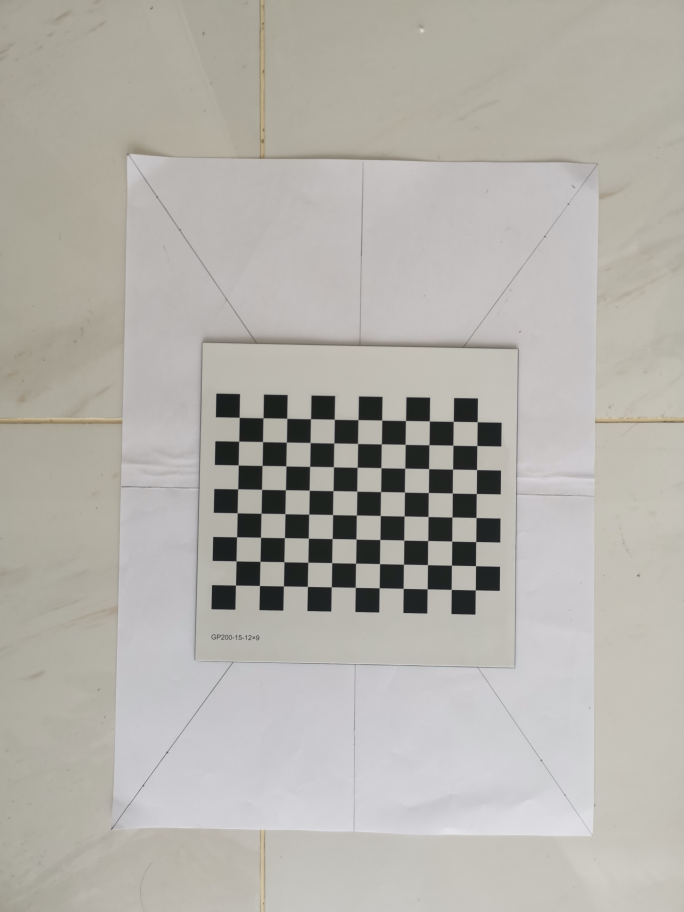
#> input picture photos/new_image/calibration/5971661143988_.pic_hd.jpg, 2736 x 3648 px (shown at 1/4 size); its folder holds 4 pictures in this run
$ python perspective_transform.py
#> lines starting #> are read from the running program, lines starting #| are printed output that depends on the picture
# 本文件进行相机标定，去除畸变和透视变换
# 支持批量读取识别用照片
# 请创建相应的文件夹，并修改下方的文件路径SOURCE_CALIBRATION，SOURCE和RESULT

import glob
import numpy as np
import cv2

# 标定用照片的文件路径：
SOURCE_CALIBRATION = r'E:\project_vis\code\optimize_recog\source\new_image\calibration\*.jpg'
# 测量用照片的文件路径：
SOURCE = r'E:\project_vis\code\optimize_recog\source\new_image\bolt\6.jpg'
# 结果文件的保存路径：
RESULT = r'E:\project_vis\code\optimize_recog\result\new_image\perspective\6.jpg'

CRITERIA = (cv2.TERM_CRITERIA_MAX_ITER | cv2.TERM_CRITERIA_EPS, 30, 0.001)
CHESSBOARD_SIZE = (11, 8)

# 相机标定
def perspective_recover(image, criteria, w, h, size=4000, ratio=0.03):
    gray = cv2.cvtColor(image, cv2.COLOR_BGR2GRAY)
    # 识别棋盘格角点
    ret_1, corners = cv2.findChessboardCorners(gray, (11, 8), None)
    corners = cv2.cornerSubPix(gray, corners, (5, 5), (-1, -1), criteria)
    objp2 = np.zeros((11 * 8, 2), np.float32)
    cap = max(h, w)
    k = np.mgrid[-5:6:1, -4:4:1].T.reshape(-1, 2)
    objp2[:, :2] = (k * ratio + 0.5) * cap
    pts1 = np.float32([corners[0][0], corners[10][0], corners[-1][0], corners[-11][0]])
    vec = corners[10][0] - corners[0][0]
    tan = vec[1] / vec[0]
    if tan <= 1 and tan >= -1:
        if vec[0] >= 0:
            pts2 = np.float32([objp2[0], objp2[10], objp2[-1], objp2[-11]])
        else:
            pts2 = np.float32([objp2[-1], objp2[-11], objp2[0], objp2[10]])
    else:
        if vec[1] >= 0:
            pts2 = np.float32([objp2[10], objp2[-1], objp2[-11], objp2[0]])
        else:
            pts2 = np.float32([objp2[-11], objp2[0], objp2[10], objp2[-1]])
    M = cv2.getPerspectiveTransform(pts1, pts2)
    pts = np.float32([[0, 0], [0, h], [w, h], [w, 0]]).reshape(-1, 1, 2)
    pts_ = cv2.perspectiveTransform(pts, M)
    [x_min, y_min] = np.int32(pts_.min(axis=0).ravel()-0.5)
    [x_max, y_max] = np.int32(pts_.max(axis=0).ravel()+0.5)
    diff = [-x_min, -y_min]
    H_diff = np.array([[1, 0, diff[0]], [0, 1, diff[1]], [0, 0, 1]])
    H = H_diff.dot(M)
    dst = cv2.warpPerspective(image, H, (x_max-x_min, y_max-y_min))
    return dst

if __name__ == '__main__':
    # 以灰度格式读取标定用照片
    calibration_img = [cv2.imread(file, 0) for file in glob.glob(SOURCE_CALIBRATION)]
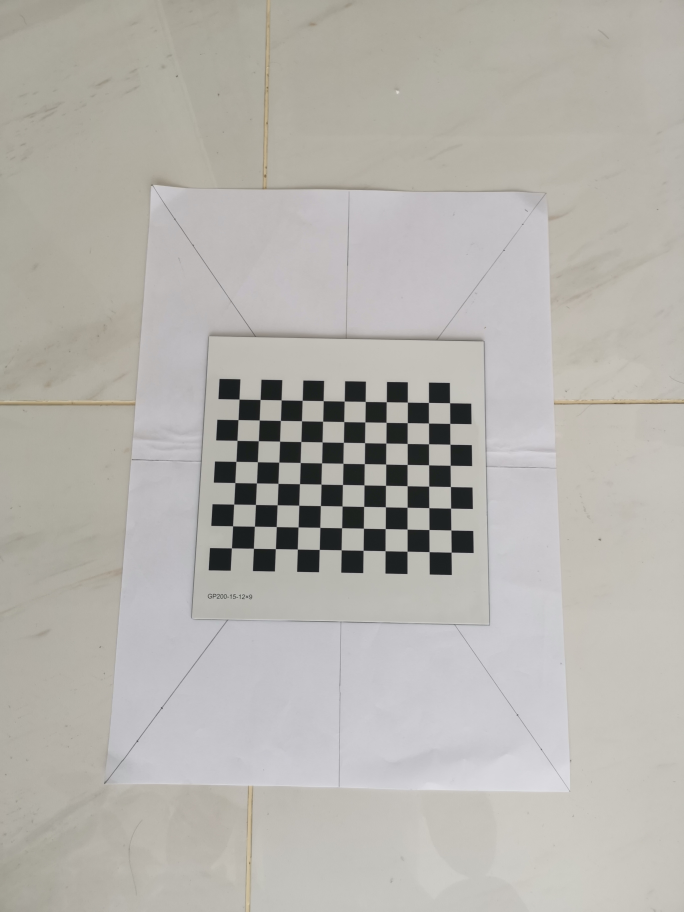
#> input picture photos/new_image/calibration/5981661143989_.pic_hd.jpg, 2736 x 3648 px (shown at 1/4 size)
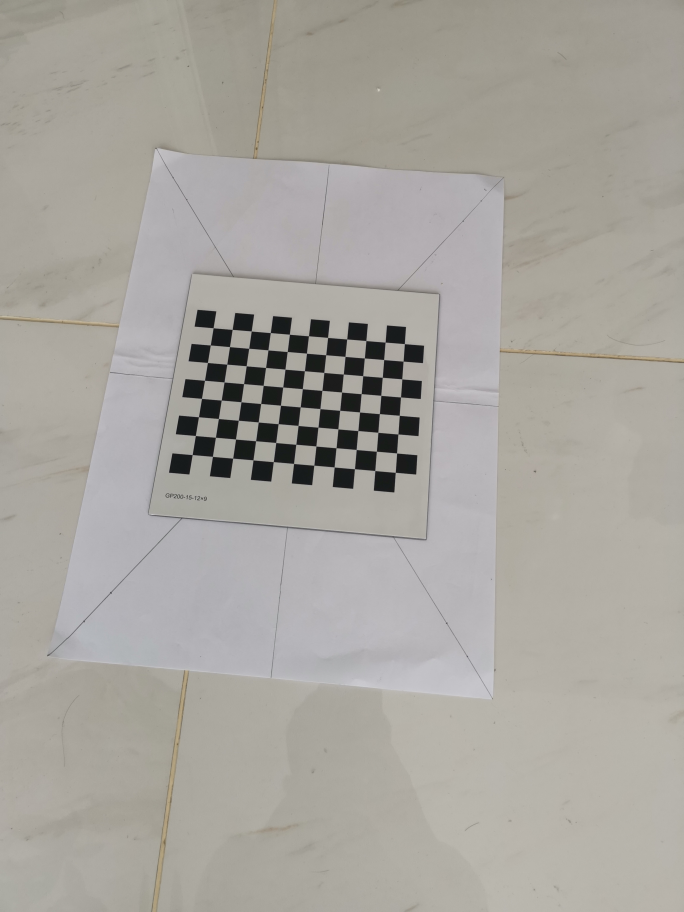
#> input picture photos/new_image/calibration/5991661143990_.pic_hd.jpg, 2736 x 3648 px (shown at 1/4 size)
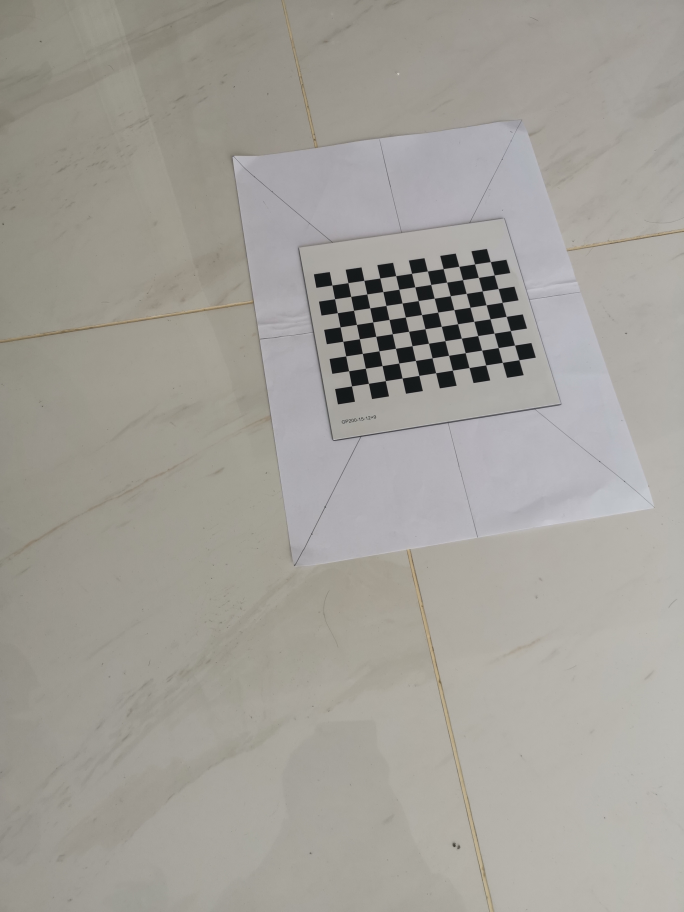
#> input picture photos/new_image/calibration/6001661143991_.pic_hd.jpg, 2736 x 3648 px (shown at 1/4 size)
#> calibration_img = 4 items

    objp= np.zeros((11 * 8, 3), np.float32)
    objp[:, :2] = np.mgrid[0:11, 0:8].T.reshape(-1, 2)
    img_points = []
    obj_points = []
    for gray_image in calibration_img:
        # 识别并优化棋盘格角点坐标
        retval, corners = cv2.findChessboardCorners(gray_image, CHESSBOARD_SIZE, flags=cv2.CALIB_CB_ADAPTIVE_THRESH +
                                                                      cv2.CALIB_CB_FAST_CHECK +
                                                                      cv2.CALIB_CB_NORMALIZE_IMAGE)
        corners2 = cv2.cornerSubPix(gray_image, corners, (5, 5), (-1, -1), CRITERIA)
        if [corners2]:
            img_points.append(corners2)
        else:
            img_points.append(corners)
        obj_points.append(objp)

        # 调用相机标定
        size_all = calibration_img[0].shape[::-1]
        retval, mtx, dist, rvec, tvec = cv2.calibrateCamera(obj_points, img_points, size_all, None, None)

        # 相机参数优化
        h, w = calibration_img[0].shape[:2]
        new_camera_mtx, roi = cv2.getOptimalNewCameraMatrix(mtx, dist, (w, h), 1, (w, h))
#> this loop made 4 passes
#> (mtx, dist, rvec, tvec, new_camera_mtx, roi) on passes 1 to 2: ([[7337.7, 0, 1028.7], [0, 7361.4, 1802.9], [0, 0, 1]], [[0.393, 16.16, -0.00425, -0.0246, -638.8]], ([-0.0744, 0.013, 0.0199],), ([-0.737, -1.38, 77.11],), [[1627.7, 0, 2071.9], [0, 497.2, 3522.4], [0, 0, 1]], (1848, 3401, 602, 246)), ([[4017.4, 0, 1429.8], [0, 4029.4, 1472.5], [0, 0, 1]], [[0.147, 1.23, -0.0165, 0.00548, -16.49]], ([-0.0389, -0.00255, 0.0183], [-0.282, 0.000961, 0.0173]), ([-4.96, 2.09, 42.24], [-5.61, 1.49, 47.73]), [[3776.5, 0, 1500.8], [0, 3423.8, 1799.3], [0, 0, 1]], (157, 575, 2551, 3072))
#> (mtx, dist, new_camera_mtx, roi) on passes 3 to 4: ([[3275, 0, 1416.2], [0, 3281.4, 1668.4], [0, 0, 1]], [[0.0677, 0.79, -0.00569, 0.00504, -9.05]], [[1885.8, 0, 1934.2], [0, 3195.6, 1720.1], [0, 0, 1]], (1119, 95, 1575, 3552)), ([[2965.3, 0, 1398.9], [0, 2972.5, 1774.7], [0, 0, 1]], [[0.159, -1.9, -0.00142, 0.00365, 8.56]], [[3041.2, 0, 1399.8], [0, 3420.8, 1824.6], [0, 0, 1]], (786, 833, 1234, 1910))
#> after the loop, img_points = 4 items; obj_points = 4 items

    # 读取识别用照片
    images = [cv2.imread(file) for file in glob.glob(SOURCE)]
    undistorted_images = []
    for image in images:
    # 去除畸变
        undistorted = cv2.undistort(image, mtx, dist, None, new_camera_mtx)
        undistorted_images.append(undistorted)
#> after the loop, undistorted_images = []

    # 透视变换
    for count, undistorted_image in enumerate(undistorted_images):
        perspective = perspective_recover(undistorted_image, CRITERIA, w, h)
        cv2.imwrite(RESULT, perspective)
#> this loop made 0 passes

    print('Finished.')
